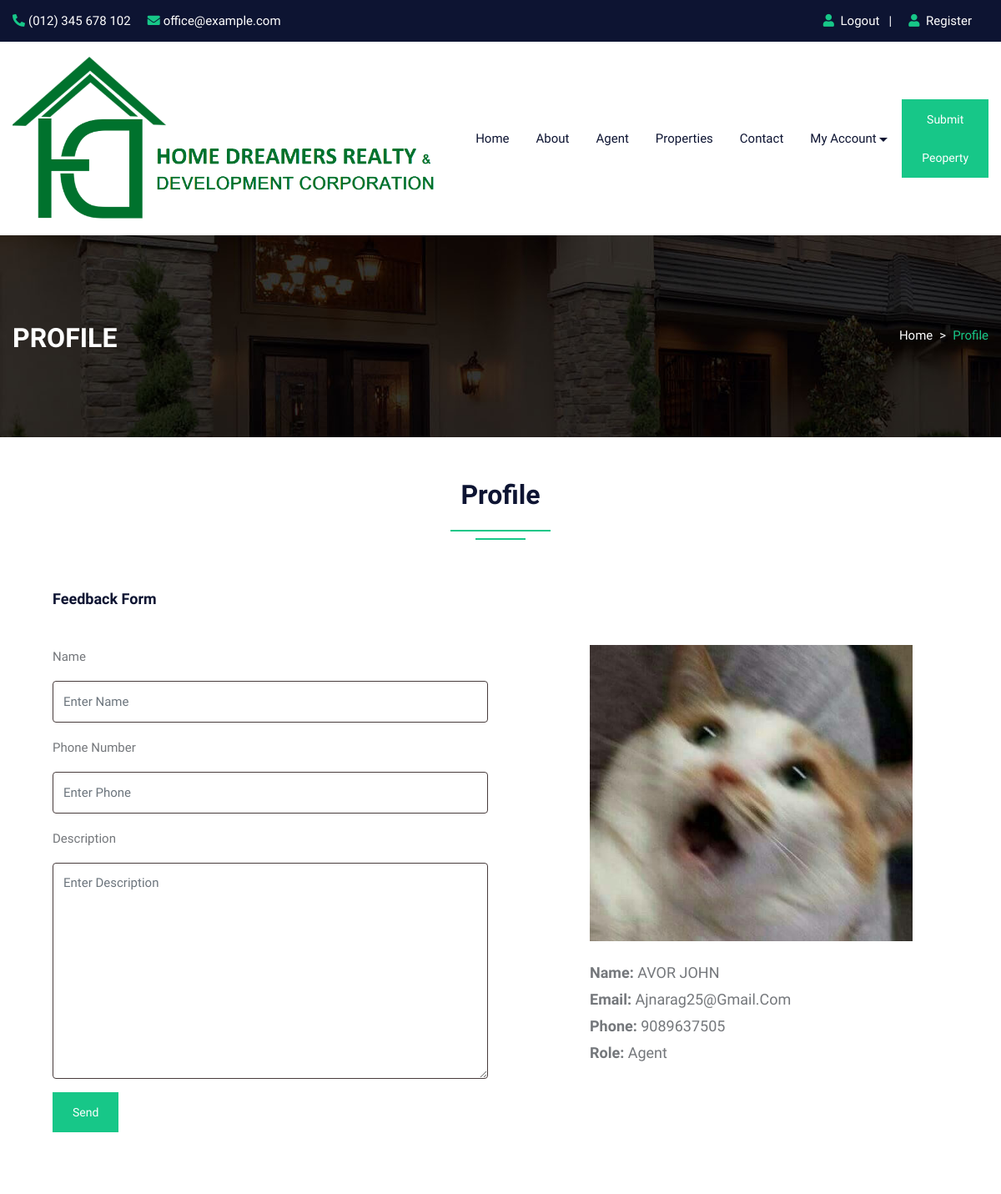
Page /profile.php (signed in, upper part) on the earlier database version.
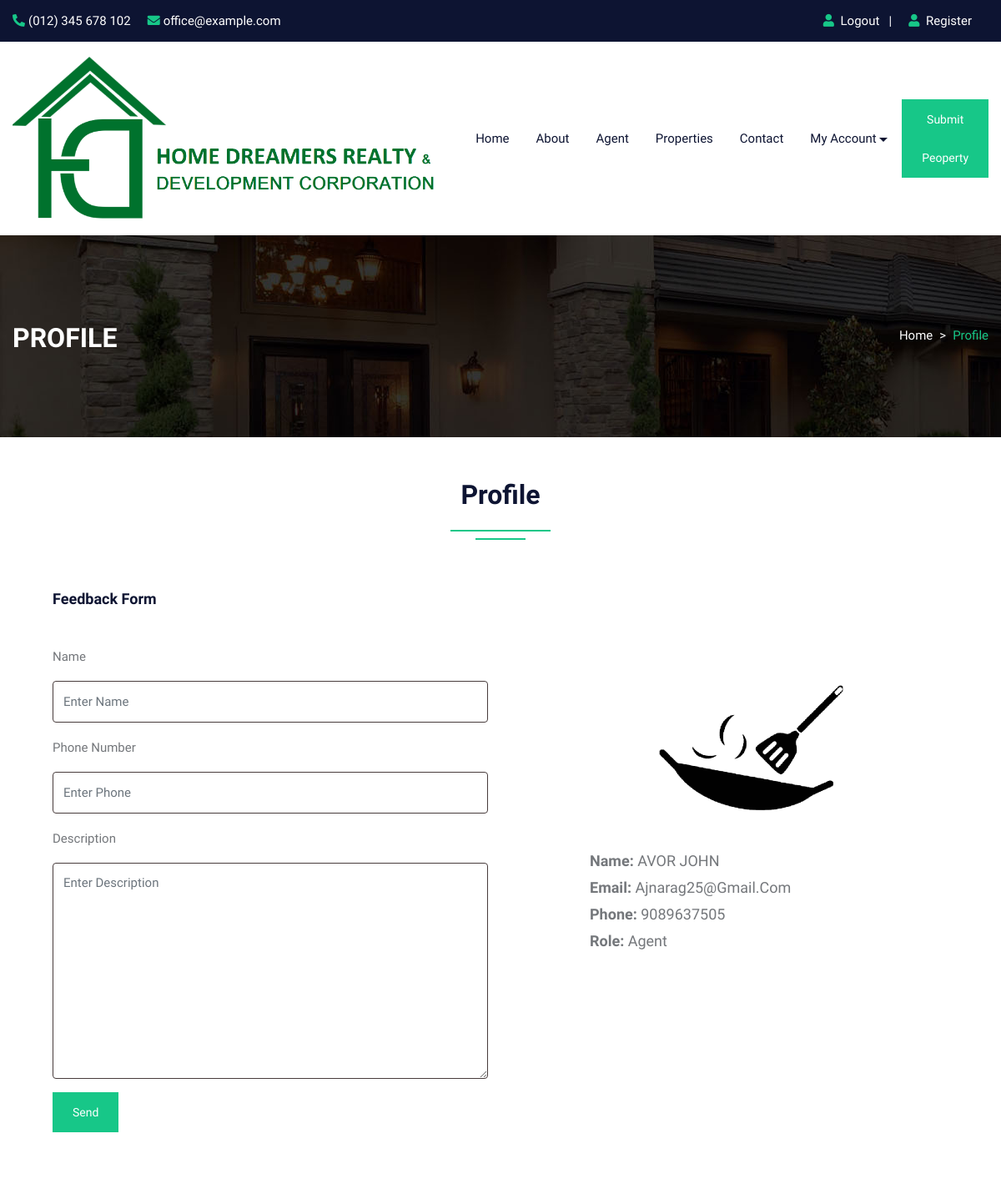
Same page on the later database version.
### tables this page shows
CREATE TABLE `user` (
  `uid` int(50) NOT NULL,
  `uname` varchar(100) NOT NULL,
  `uemail` varchar(100) NOT NULL,
  `uphone` varchar(20) NOT NULL,
  `upass` varchar(50) NOT NULL,
  `utype` varchar(50) NOT NULL,
  `uimage` varchar(300) NOT NULL,
  `ustatus` varchar(50) NOT NULL
);

### profile.php (the view, shortened to what this page needs)
<!DOCTYPE html>
<html lang="en">
<head>
<link rel="stylesheet" type="text/css" href="css/bootstrap.min.css">
<link rel="stylesheet" type="text/css" href="css/bootstrap-slider.css">
<link rel="stylesheet" type="text/css" href="css/jquery-ui.css">
<link rel="stylesheet" type="text/css" href="css/layerslider.css">
<link rel="stylesheet" type="text/css" href="css/color.css">
<link rel="stylesheet" type="text/css" href="css/owl.carousel.min.css">
<link rel="stylesheet" type="text/css" href="css/font-awesome.min.css">
<link rel="stylesheet" type="text/css" href="fonts/flaticon/flaticon.css">
<link rel="stylesheet" type="text/css" href="css/style.css">
<link rel="stylesheet" type="text/css" href="css/login.css">
</head>
<body>
<div id="page-wrapper">
    <div class="row">
		<?php include("include/header.php");?>
        <div class="banner-full-row page-banner" style="background-image:url('images/breadcromb.jpg');">
            <div class="container">
                <div class="row">
                    <div class="col-md-6">
                        <h2 class="page-name float-left text-white text-uppercase mt-1 mb-0"><b>Profile</b></h2>
                    </div>
                    <div class="col-md-6">
                        <nav aria-label="breadcrumb" class="float-left float-md-right">
                            <ol class="breadcrumb bg-transparent m-0 p-0">
                                <li class="breadcrumb-item text-white"><a href="#">Home</a></li>
                                <li class="breadcrumb-item active">Profile</li>
                            </ol>
                        </nav>
                    </div>
                </div>
            </div>
        </div>
        <div class="full-row">
            <div class="container">
                    <div class="row">
						<div class="col-lg-12">
							<h2 class="text-secondary double-down-line text-center">Profile</h2>
                        </div>
					</div>
                <div class="dashboard-personal-info p-5 bg-white">
                    <form action="#" method="post">
                        <h5 class="text-secondary border-bottom-on-white pb-3 mb-4">Feedback Form</h5>
                        <div class="row">
                            <div class="col-lg-6 col-md-12">
                                <div class="form-group">
                                    <label for="user-id">Name</label>
                                    <input type="text" name="name" class="form-control" placeholder="Enter Name">
                                </div>
                                <div class="form-group">
                                    <label for="phone">Phone Number</label>
                                    <input type="text" name="phone"  class="form-control" placeholder="Enter Phone" maxlength="10">
                                </div>
                                <div class="form-group">
                                    <label for="about-me">Description</label>
                                    <textarea class="form-control" name="content" rows="7" placeholder="Enter Description"></textarea>
                                </div>
                                <input type="submit" class="btn btn-primary mb-4" name="insert" value="Send">
                            </div>
							</form>
                            <div class="col-lg-1"></div>
                            <div class="col-lg-5 col-md-12">
								<?php
									$uid=$_SESSION['uid'];
									$query=mysqli_query($con,"SELECT * FROM `user` WHERE uid='$uid'");
									while($row=mysqli_fetch_array($query))
									{
								?>
                                <div class="user-info mt-md-50"> <img src="admin/user/<?php echo $row['6'];?>" alt="userimage">
                                    <div class="font-18">
                                        <div class="mb-1 text-capitalize"><b>Name:</b> <?php echo $row['1'];?></div>
                                        <div class="mb-1 text-capitalize"><b>Email:</b> <?php echo $row['2'];?></div>
                                        <div class="mb-1 text-capitalize"><b>Phone:</b> <?php echo $row['3'];?></div>
										<div class="mb-1 text-capitalize"><b>Role:</b> <?php echo $row['5'];?></div>
                                    </div>
									<?php } ?>
                                </div>
                            </div>
                        </div>
                </div>
            </div>
        </div>
    </div>
</body>
</html>

### include/header.php (shortened to what this page needs)
<header id="header" class="transparent-header-modern fixed-header-bg-white w-100">
            <div class="top-header bg-secondary">
                <div class="container">
                    <div class="row">
                        <div class="col-md-8">
                            <ul class="top-contact list-text-white  d-table">
                                <li><a href="#"><i class="fas fa-phone-alt text-primary mr-1"></i>(012) 345 678 102</a></li>
                                <li><a href="#"><i class="fas fa-envelope text-primary mr-1"></i>office@example.com</a></li>
                            </ul>
                        </div>
                        <div class="col-md-4">
                            <div class="top-contact float-right">
                                <ul class="list-text-white d-table">
								<li><i class="fas fa-user text-primary mr-1"></i>
								<?php  if(isset($_SESSION['uemail']))
								{ ?>
								<a href="logout.php">Logout</a>&nbsp;&nbsp;<?php } else { ?>
								<a href="login.php">Login</a>&nbsp;&nbsp;
								<?php } ?>
								| </li>
								<li><i class="fas fa-user text-primary mr-1"></i><a href="register.php"> Register</li>
								</ul>
                            </div>
                        </div>
                    </div>
                </div>
            </div>
            <div class="main-nav secondary-nav hover-primary-nav py-2">
                <div class="container">
                    <div class="row">
                        <div class="col-lg-12">
                            <nav class="navbar navbar-expand-lg navbar-light p-0"> <a class="navbar-brand position-relative" href="#"><img class="nav-logo" src="images/logo/logo.png" alt=""></a>
                                <div class="collapse navbar-collapse" id="navbarSupportedContent">
                                    <ul class="navbar-nav mr-auto">
                                        <li class="nav-item dropdown"> <a class="nav-link" href="index.php" role="button" aria-haspopup="true" aria-expanded="false">Home</a></li>
										<li class="nav-item"> <a class="nav-link" href="about.php">About</a> </li>
										<li class="nav-item"> <a class="nav-link" href="agent.php">Agent</a> </li>
										<li class="nav-item"> <a class="nav-link" href="property.php">Properties</a> </li>
                                        <li class="nav-item"> <a class="nav-link" href="contact.php">Contact</a> </li>
										<?php  if(isset($_SESSION['uemail']))
										{ ?>
										<li class="nav-item dropdown">
											<a class="nav-link dropdown-toggle" href="#" role="button" data-toggle="dropdown" aria-haspopup="true" aria-expanded="false">My Account</a>
                                        </li>
										<?php } else { ?>
										<li class="nav-item"> <a class="nav-link" href="login.php">Login/Register</a> </li>
										<?php } ?>
                                    </ul>
									<a class="btn btn-primary d-none d-xl-block" href="submitproperty.php">Submit Peoperty</a>
                                </div>
                            </nav>
                        </div>
                    </div>
                </div>
            </div>
        </header>

### css/color.css (style rules this page uses)
:root { --theme-ordinary-color: #74777b; }
:root { --theme-primary-color: #17c788; }
:root { --theme-secondary-color: #0d1432; }
:root { --theme-white-color: #fff; }
:root { --theme-light-color: #f8f8f8; }
:root { --theme-gray-color: #f5f5f5; }
:root { --theme-footer-color: #091b4b; }
:root { --theme-dark-color: #091b4b; }
:root { --text-light-color: #a3a7af; }
:root { --theme-primary-opacity-color: rgba(11, 191, 141, .8); }
:root { --theme-secondary-opacity-color: rgba(13,20,50,0.7); }
:root { --theme-white-opacity-color: rgba(255, 255, 255, 0.3); }
:root { --theme-dark-opacity-color: rgba(0, 0, 0, 0.5); }
:root { --theme-ordinary-font: 'Muli', sans-serif; }
:root { --theme-highlight-font: 'Comfortaa', cursive; }

Differences in the rows shown:
changed user "AVOR JOHN": uimage: a different picture
